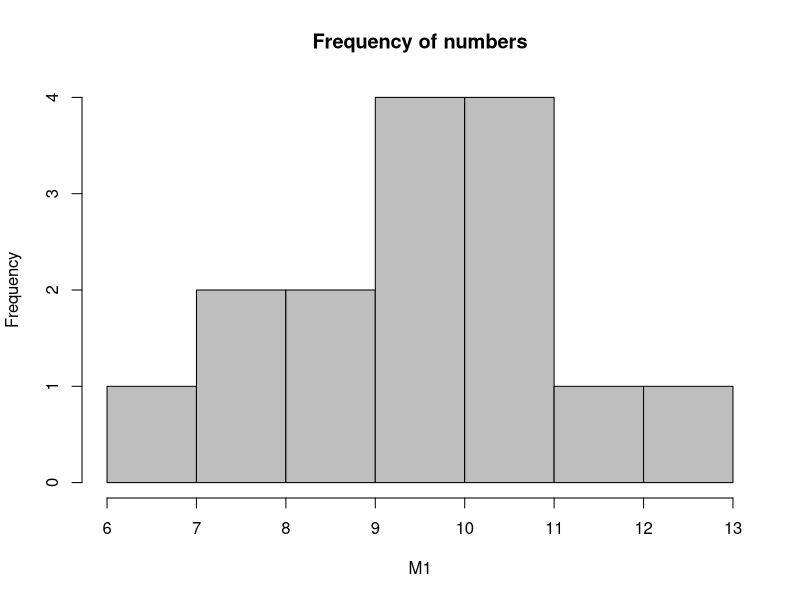
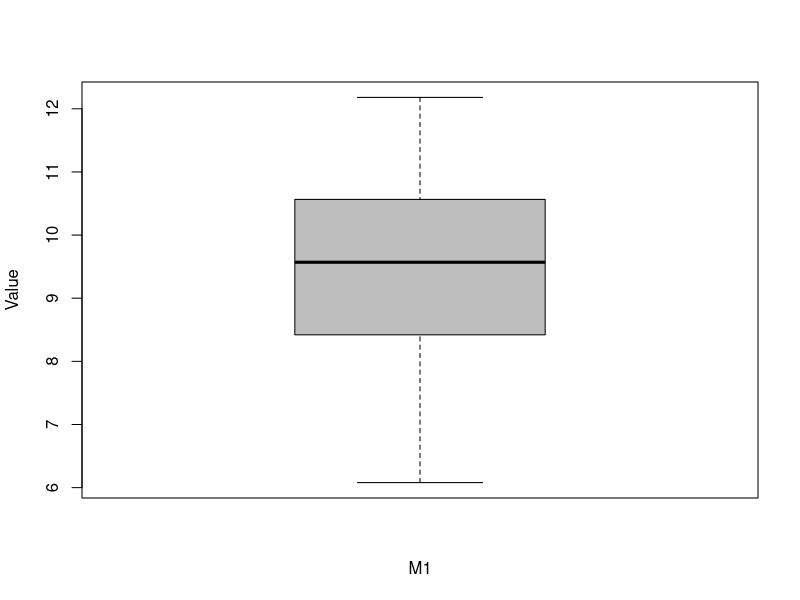
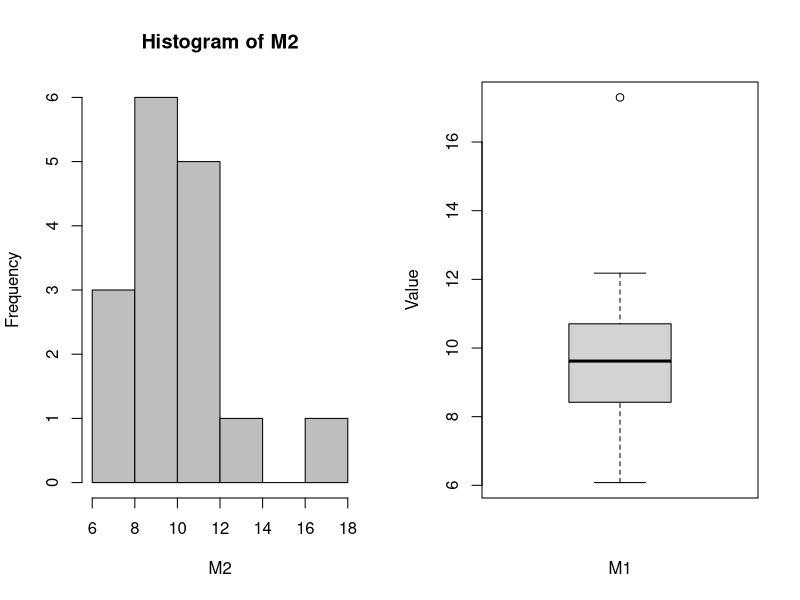
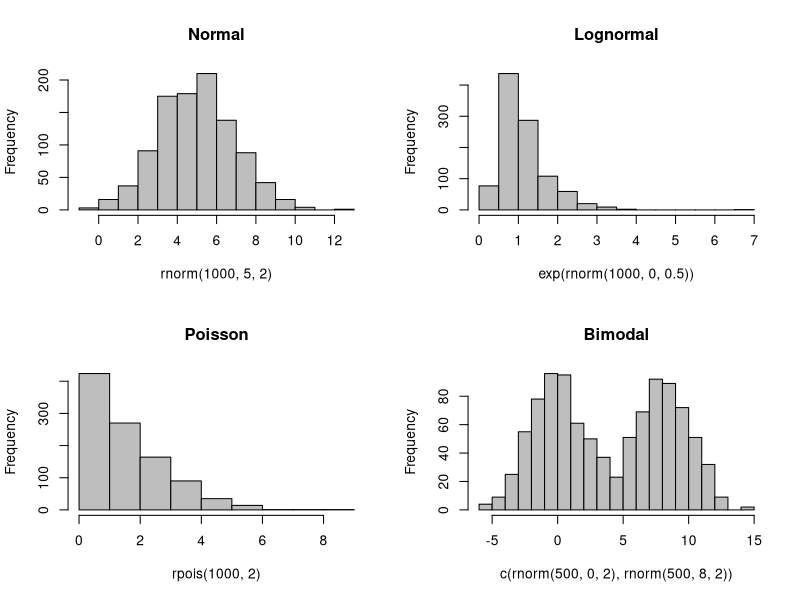

These charts were generated, in order, by the following R code:
# In stats population is all the objects in the data to measure
# Most often cant carry out measurement on the population so you get a subset (sample)
# Ideally sampling is random but its hard
  # every member of data should have an equal chance of being chosen
  # not easy and sometimes clustered or stratefied sampling is used.
# Population level parameters
  # greek letters for mean and variance

# Descriptive and exploratory stats
  # Most basic questions : min, max and range (of a vector)
  # knowing range tells you something
  # Frequency distribution gives a better idea
    # count of how many times each value occurs in a dataset
    # how spread the data are 
    # where it tends to cluster
    # easiest to work with integers
    # divive the data into range of values over which data is placed into "bins"

M1 <- c(8.47, 6.08, 9.57, 12.18, 7.6, 9.67, 9.39, 10.83, 10.46, 10.55, 8.37, 10.58, 9.42, 7.95, 11.86)

min(M1)

max(M1)

#Visualisation

hist(M1, col = "grey", main = "Frequency of numbers")

#boxplot (box and whisper)
# has a thin horizontal bar which indicates the median
# the top and bottom indicates the inter-quartile range
# the whiskers on top and bottom indicated last data points 1.5 times the interquartile range or spread of data outside the inter quartile

boxplot(M1, col = "grey", xlab = "M1", ylab = "Value")

# add a value to M2 and then plot both to see difference
M2 <- c(M1, 17.3)
par(mfrow = c(1,2))
hist(M2, col = "grey", mmain = "")
boxplot(M2, ccol = "grey", xlab = "M1", ylab = "Value")

# stem and leaf puts values before decimal on the left and after on the right of the |
# the numbers on the right are a series of each instance of decimal for the integer found (rounding takes place)
# tens of the left and units on the right

stem(M1, scale = 2)

# scale will round down below 3 in the first example but still show the actual decimal instance for 17.3 against integer 16 rounded down from 17
stem(M2, scale = 2)
stem(M2, scale = 3)

?rnorm

?hist

# There are a great many type of shapes of frequency distribution
# positve skew, negative skew, poisson, bimodal (two peaks)

par(mfrow = c(2,2))
v <- rnorm(1000, 5, 2)

hist(rnorm(1000, 5, 2), col = "grey", main = "Normal", breaks = 15)

hist(exp(rnorm(1000, 0, 0.5)), col = "grey", main = "Lognormal", breaks = 15)

hist(rpois(1000, 2), col = "grey", main = "Poisson")

hist(c(rnorm(500, 0, 2), rnorm(500, 8, 2)), col = "grey", main = "Bimodal", breaks = 15)

# Measures of central tendency
# Summarising some of the important features of our data, in particular the location,
# where it is spread or its dispersion; how far from the centre of the data
# mean and median tells us the middle of the frequency distribution

mean(M1)
median(M2)

# Median - the number in the middle (accounts for skewing)














